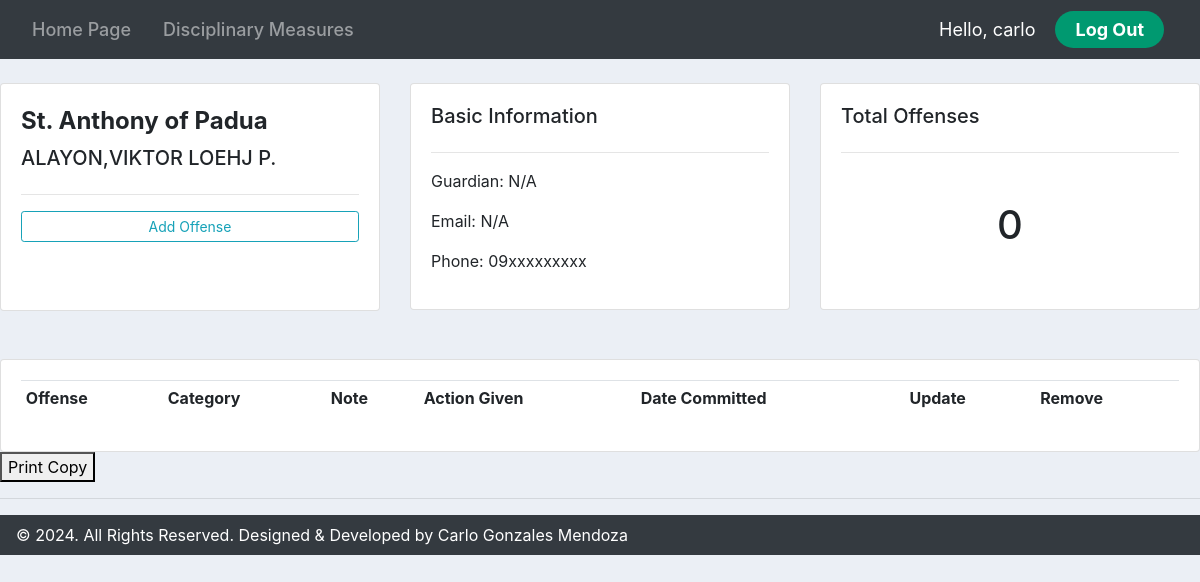
The app's page /anthonyprofile/7/ (signed in) with its own data.
### accounts/models.py (models this page shows, shortened)
class AnthonyStudent(models.Model):
    name = models.CharField(max_length=200, null=True)
    phone = models.CharField(max_length=200, null=True)
    email = models.CharField(max_length=200, null=True)
    guardian = models.CharField(max_length=200, null=True)
    date_created = models.DateTimeField(auto_now_add=True, null=True)

### accounts/views.py (the view)
# urls.py: path('anthonyprofile/<str:pk_test>/', views.anthonyprofile, name='anthonyprofile'),
@login_required(login_url='login')
def anthonyprofile(request, pk_test):
    anthonystudents = AnthonyStudent.objects.get(id=pk_test)
    anthonyoffenses = anthonystudents.anthonyoffense_set.all()
    offense_count = anthonyoffenses.count()
    myFilter = OrderFilter(request.GET, queryset = anthonyoffenses)
    anthonyoffenses = myFilter.qs
    context = {'students': anthonystudents, 'offenses': anthonyoffenses, "offense_count": offense_count, 'myFilter': myFilter}
    return render(request, 'accounts/anthonyprofile.html', context)

### accounts/models.py (called while the page is built)
    def __str__(self):
        return self.name

    def __str__(self):
        return self.name

### accounts/templates/accounts/anthonyprofile.html (shortened to what this page needs)
{% extends 'accounts/main.html' %}
{% block content %}
<br>
<div class="row">
    <div class="col-md">
        <div class="card card-body">
            <h5 style="font-size: 24px; font-weight: 700; line-height: 34px;">St. Anthony of Padua</h5>
            <h5>{{students.name}}</h5>
            <hr>
            <a class="btn btn-outline-info  btn-sm btn-block" href="{% url 'anthonycreate_offense' students.id %}">Add Offense</a>
            <br><br>
        </div>
    </div>
    <div class="col-md">
        <div class="card card-body">
            <h5>Basic Information</h5>
            <hr>
            <p style="padding: 0.01px">Guardian: {{students.guardian}}</p>
            <p style="padding: 0.01px">Email: {{students.email}}</p>
            <p style="padding: 0.01px">Phone: {{students.phone}}</p>
        </div>
    </div>
    <div class="col-md">
        <div class="card card-body">
            <h5>Total Offenses</h5>
            <hr>
            <h1 style="text-align: center;padding: 32px">{{offense_count}}</h1>
        </div>
    </div>
</div>
<br>
<br>
<div class="row">
    <div class="col-md">
        <div class="card card-body">
            <table class="table table-sm">
                <tr>
                    <th>Offense</th>
                    <th>Category</th>
                    <th>Note</th>
                    <th>Action Given</th>
                    <th>Date Committed</th>
                    <th>Update</th>
                    <th>Remove</th>
                </tr>
            </table>
        </div>
    </div>
</div>
<button onclick="window.print()">Print Copy</button>
{% endblock %}

### accounts/templates/accounts/navbar.html (shortened to what this page needs)
{% load static %}
<nav class="navbar navbar-expand-lg navbar-dark bg-dark">
    <div class="collapse navbar-collapse" id="navbarNav">
      <ul class="navbar-nav justify-content-center flex-grow-1 pe-3">
        <li class="nav-item">
          <a class="nav-link mx-lg-2" href="{% url 'homepage' %}">Home Page</a>
        </li>
        <li class="nav-item">
          <a class="nav-link mx-lg-2" href="{% url 'products' %}">Disciplinary Measures</a>
        </li>
      </ul>
    </div>
    <span class="hello-msg">Hello, {{request.user}}</span>
    <span ><a class="hello-log" href="{% url 'logout' %}">Log Out</a></span>
  </nav>

### static/css/main.css (style rules this page uses)
body { background-color: #ebeff5; }

### accounts/templates/accounts/navbar.html (style rules this page uses)
.hello-msg { font-size: 18px; color: #fff; margin-right: 20px; }
.hello-log { margin-right: 20px; background-color: #009970; color: #fff; font-size: 18px; padding: 8px 20px; border-radius: 50px; text-decoration: none; transition: 0.3s; font-weight: 700; }
.nav-link { font-size: 18px; color: #ffffff; font-weight: 500; position: relative; }
.nav-link::before { content: ""; position: absolute; bottom: 0; left: 50%; transform: translateX(-50%); width: 0%; height: 2px; background-color: #009970; visibility: hidden; transition: 0.3s ease-in-out; }

### records on screen
AnthonyStudent: name "ALAYON,VIKTOR LOEHJ P.", guardian "N/A", email "N/A", phone "09xxxxxxxxx"

### other values on screen
{{ request.user }} "carlo"
{{ offense_count }} "0"
